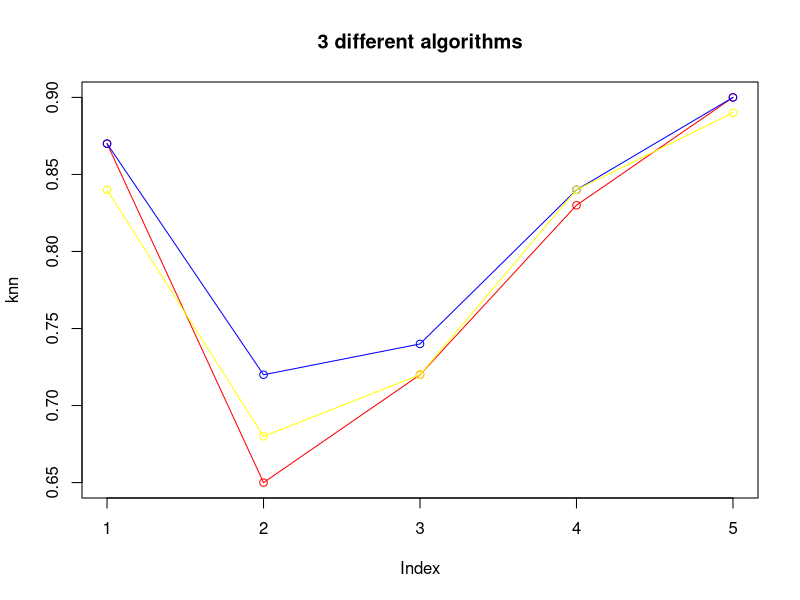

Here is the R script that generated this plot:
knn=c(0.87,0.65,0.72,0.83,0.90)
DT=c(0.87,0.72,0.74,0.84,0.90)
NB=c(0.84,0.68,0.72,0.84,0.89)

# Give the chart file a name.
png(file = "line_diagram.jpg")

# Plot the bar chart.
plot(knn,type = "o",col = "red",
     main = "3 different algorithms")

lines(DT, type = "o", col = "blue")
lines(NB, type = "o", col = "yellow")
# Save the file.
dev.off()
